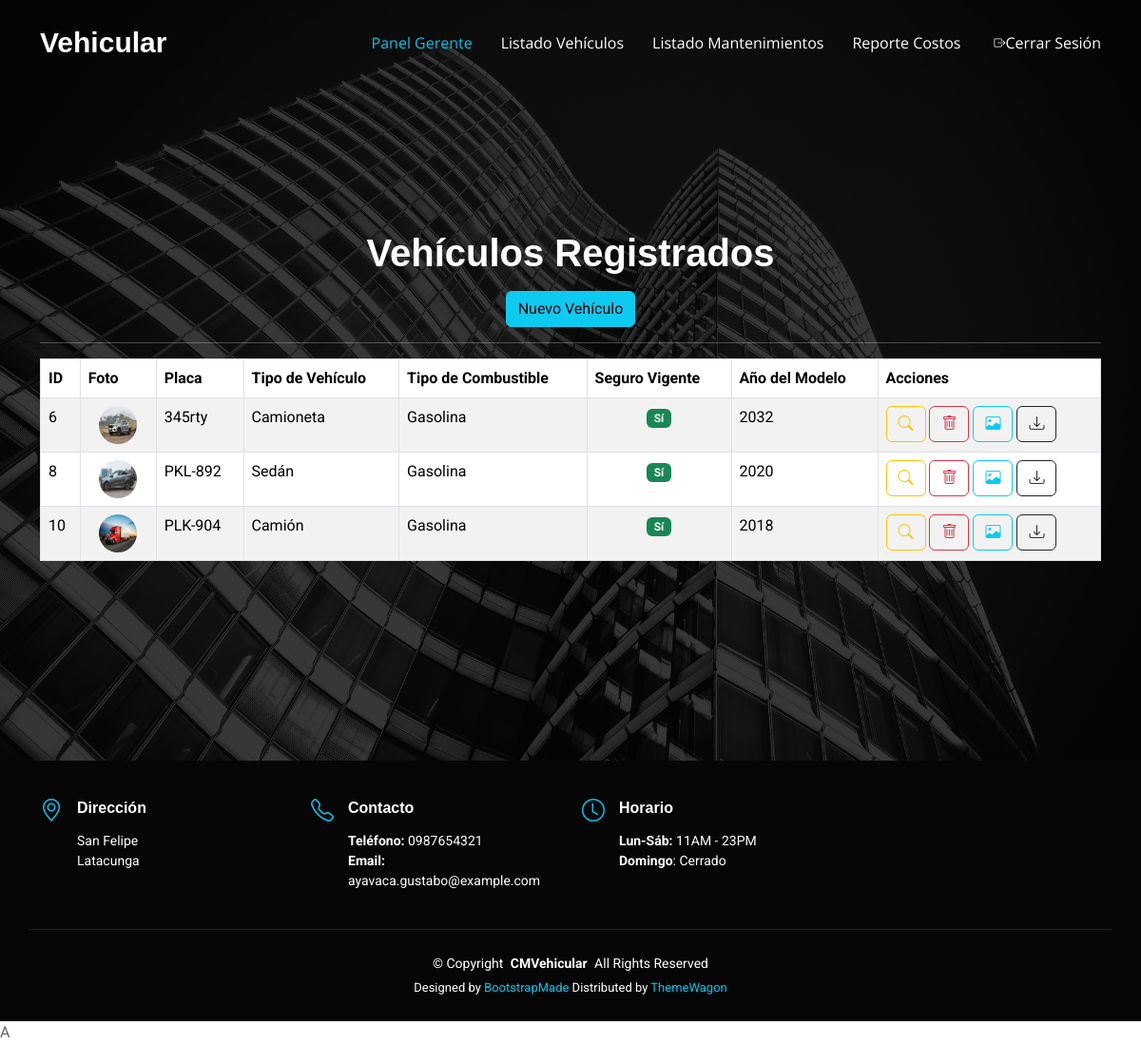
The app's page /listadoVehiculos/ (signed in), older data.
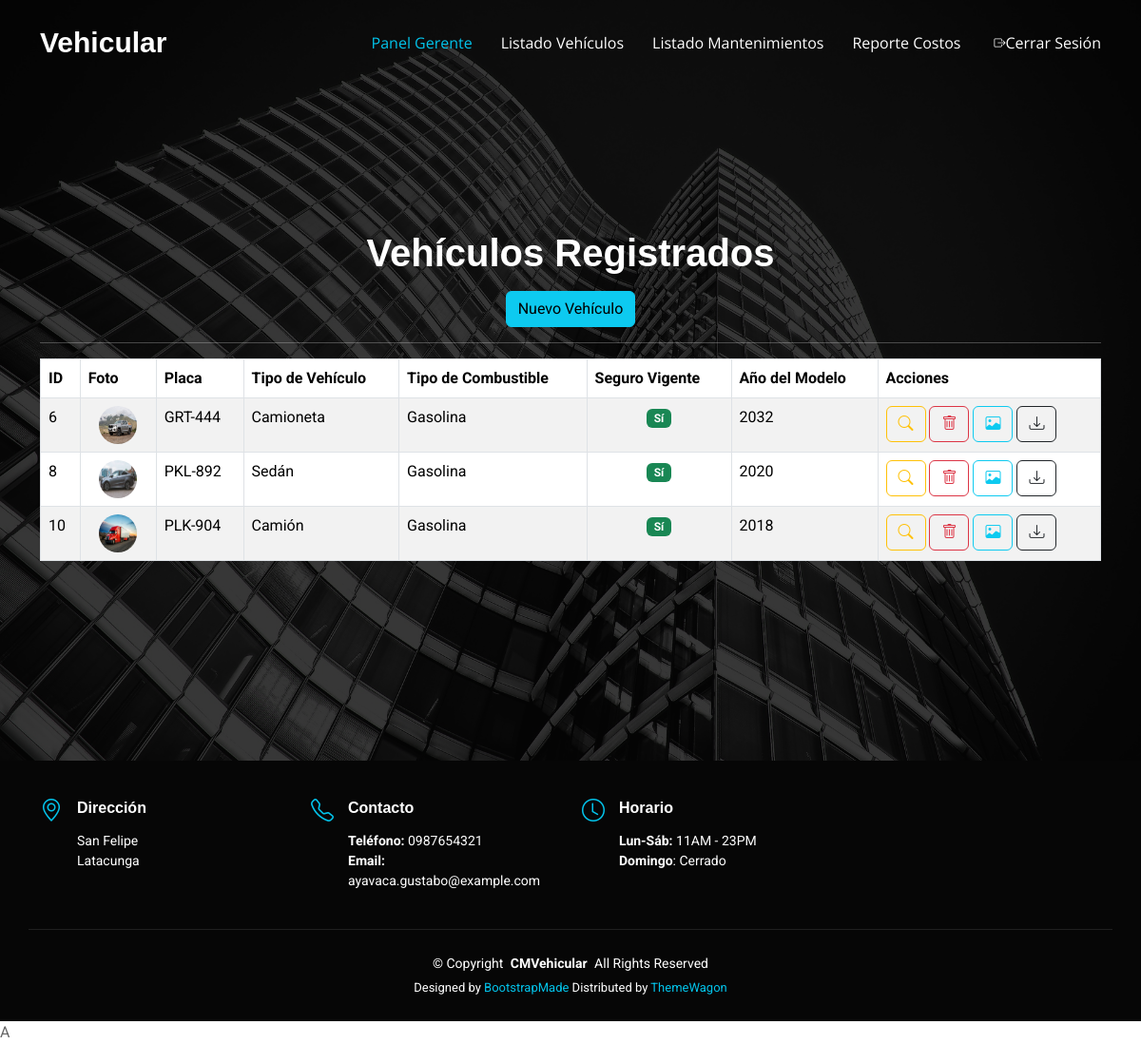
The same page, newer data.
### Flota/models.py (models this page shows, shortened)
class Vehiculo(models.Model):
    id = models.AutoField(primary_key=True)
    foto = models.ImageField(upload_to='vehiculos/', blank=True, null=True)
    placa = models.CharField(max_length=20)
    tipo_vehiculo = models.CharField(max_length=20)
    tipo_combustible = models.CharField(max_length=20)
    seguro_vigente = models.BooleanField(default=False)
    anio_modelo = models.IntegerField()
    fecha_vencimiento_seguro = models.DateField(null=True, blank=True)
    fecha_vencimiento_soat = models.DateField(null=True, blank=True)
    asignado_a = models.ForeignKey('PerfilUsuario', on_delete=models.SET_NULL, null=True, blank=True, related_name='vehiculos_asignados')

### Flota/views.py (the view)
# urls.py: path('listadoVehiculos/', views.listadoVehiculos, name='listado_vehiculos'),
def listadoVehiculos(request):
    if not request.user.is_authenticated or not es_gerente(request.user):
        return redirect('login')
    vehiculos = Vehiculo.objects.all()
    return render(request, "listadoVehiculos.html", {"misvehiculos": vehiculos})

### Flota/views.py (called while the page is built)
def es_gerente(user):
    try:
        return user.is_authenticated and user.perfil.tipo_perfil == 'gerente'
    except:
        return False

### Flota/templates/listadoVehiculos.html (shortened to what this page needs)
{% extends "./plantillaPrincipal.html" %}
{% load static %}
{% block contenido %}
<main class="main">
  <section id="hero" class="hero section dark-background">
    <div class="container">
      <div class="text-center mt-5">
        <h1><b>Vehículos Registrados</b></h1>
        <a href="/nuevoVehiculo/" class="btn btn-info mt-2">
          Nuevo Vehículo
        </a>
      </div>
      <hr>
      <div class="row">
        <div class="col-md-12">
          <table id="tbl_vehiculos" class="table table-striped table-bordered">
            <thead>
              <tr>
                <th>ID</th>
                <th>Foto</th>
                <th>Placa</th>
                <th>Tipo de Vehículo</th>
                <th>Tipo de Combustible</th>
                <th>Seguro Vigente</th>
                <th>Año del Modelo</th>
                <th>Acciones</th>
              </tr>
            </thead>
            <tbody>
              {% for vehiculoTemporal in misvehiculos %}
              <tr>
                <td>{{ vehiculoTemporal.id }}</td>
                <td class="text-center" style="width: 80px;">
                  {% if vehiculoTemporal.foto %}
                    <a href="{{ vehiculoTemporal.foto.url }}" target="_blank">
                      <img src="{{ vehiculoTemporal.foto.url }}" style="height:40px; width:40px; border-radius:50%;">
                    </a>
                  {% else %}
                    <b>N/A</b>
                  {% endif %}
                </td>
                <td>{{ vehiculoTemporal.placa }}</td>
                <td>{{ vehiculoTemporal.tipo_vehiculo }}</td>
                <td>{{ vehiculoTemporal.tipo_combustible }}</td>
                <td class="text-center">
                  {% if vehiculoTemporal.seguro_vigente %}
                    <span class="badge bg-success">Sí</span>
                  {% else %}
                    <span class="badge bg-danger">No</span>
                  {% endif %}
                </td>
                <td>{{ vehiculoTemporal.anio_modelo }}</td>
                <td>
                  <a href="/editarVehiculos/{{ vehiculoTemporal.id }}" class="btn btn-outline-warning" title="Editar"><i class="bi-search"></i></a>
                  <a href="/eliminarVehiculo/{{ vehiculoTemporal.id }}"
                     class="btn btn-outline-danger"
                     onclick="return confirm('¿Seguro que deseas eliminar este vehículo?');"> <i class="bi-trash"></i>
                  </a>
                    {%  if vehiculoTemporal.foto %}
                      <a title="Ver Imagen" class="btn btn-outline-info" href="{{ vehiculoTemporal.foto.url }}" target="_blank" >
                        <i class="bi-image"></i>
                      </a>
                      <a title="Descargar Imagen"  class="btn btn-outline-dark" href="{{ vehiculoTemporal.foto.url }}" download >
                        <i class="bi-download"></i>
                      </a>
                    {% endif %}
                </td>
              </tr>
              {% endfor %}
            </tbody>
          </table>
        </div>
      </div>
    </div>
  </section>
</main>
{% endblock %}

Row changes from the older to the newer data that the page shows:
changed Vehiculo "Camioneta": placa "345rty" → "GRT-444"
